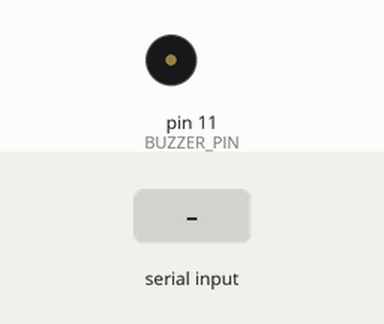
The sketch below on a simulated Arduino Uno, built with avr-gcc and run on an emulated ATmega328P. Parts: buzzer (waves = sounding). Inputs (shaded band) come from the test bench.

Above: at 1.2 s.
1.3 s: "A" received over Serial
At 1.45 s:
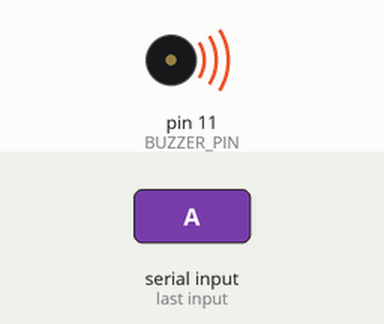
Timing chart, 0 to 4.3 s (numbered marks = the images above; inputs shaded):
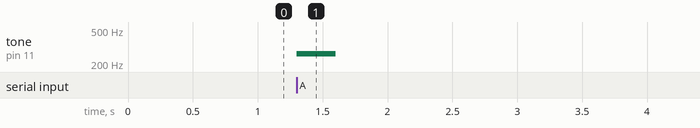

The sketch:

buzzer.ino
```cpp
#define BUZZER_PIN 11

void setup() {
  Serial.begin(9600);
  pinMode(BUZZER_PIN, OUTPUT);
}

void loop() {
  if (Serial.available()) {
    char nota = Serial.read();
    int freq = 0;

    switch (nota) {
      case 'A': freq = 262; break; // dó
      case 'B': freq = 294; break; // ré
      case 'C': freq = 330; break; // mi
      case 'D': freq = 349; break; // fá
      case 'E': freq = 392; break; // sol
    }

    if (freq > 0) {
      tone(BUZZER_PIN, freq, 300);
      delay(300);
      noTone(BUZZER_PIN);
    }
  }
}
```

Measured:
- after the input at 1.3 s, tone on pin 11 (BUZZER_PIN): silent → 262 Hz at once, → silent 0.30 s later
